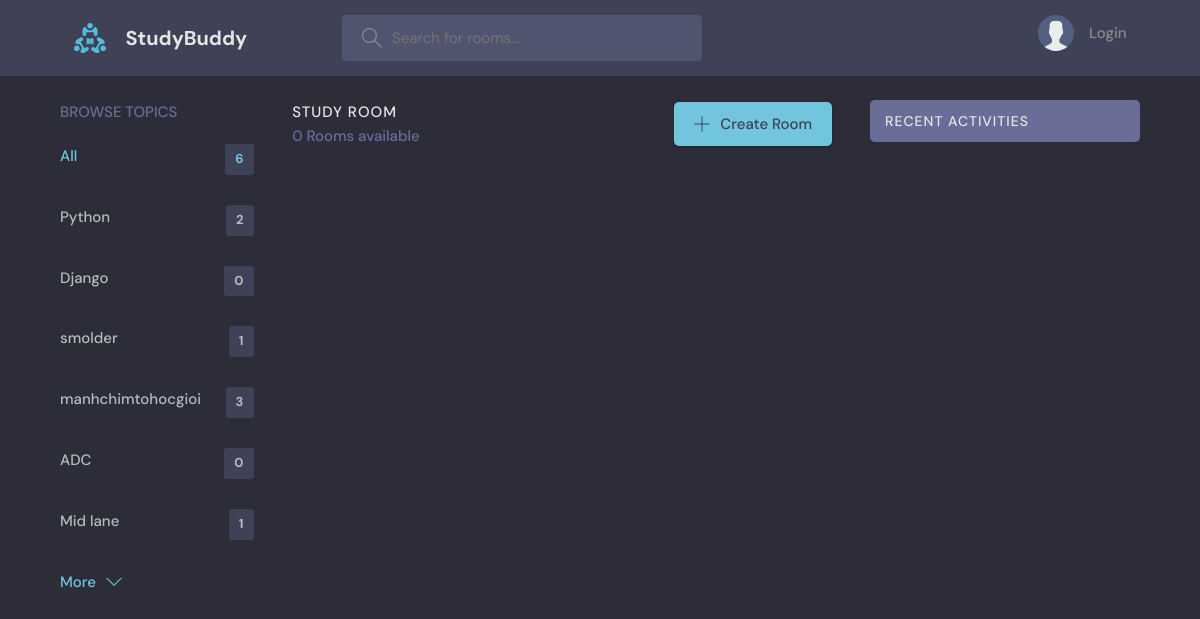
Screenshot of /?q=Django with the database file from the repository.
### base/models.py (models this page shows, shortened)
class Topic(models.Model):
    name =models.CharField(max_length=200)

### base/views.py (the view)
# urls.py: path('',views.home,name="home"),
def home(request):
    q = request.GET.get('q') if request.GET.get('q') != None else ''
    rooms = Room.objects.filter(Q(topic__name__icontains=q) |
                                Q(name__icontains=q) |
                                Q(description__icontains=q))
    topics = Topic.objects.all()
    room_count = rooms.count()
    room_messages = Message.objects.filter(Q(room__topic__name__icontains=q))
    context ={'rooms':rooms, 'room_count':room_count, 'room_messages' :  room_messages, 'topics': topics }
    return render(request,'base/Home.html',context)

### base/templates/base/home.html (shortened to what this page needs)
{% extends 'main.html' %}
{% block content %}
    <main class="layout layout--3">
      <div class="container">
         {% include 'base/topics_component.html' %}
        <div class="roomList">
          <div class="roomList__header">
            <div>
              <h2>Study Room</h2>
              <p>{{room_count}} Rooms available</p>
            </div>
            <a class="btn btn--main" href="{% url 'create-room' %}">
              <svg version="1.1" xmlns="http://www.w3.org/2000/svg" width="32" height="32" viewBox="0 0 32 32">
                <title>add</title>
                <path
                  d="M16.943 0.943h-1.885v14.115h-14.115v1.885h14.115v14.115h1.885v-14.115h14.115v-1.885h-14.115v-14.115z"
                ></path>
              </svg>
              Create Room
            </a>
          </div>
        </div>
        {% include 'base/activity_component.html' %}
      </div>
    </main>
{% endblock %}

### base/templates/base/topics_component.html
<div class="topics">
          <div class="topics__header">
            <h2>Browse Topics</h2>
          </div>
          <ul class="topics__list">
            <li>
              <a href="{% url 'home' %}" class="active">All <span>{{topics.count}}</span></a>
            </li>
              {%for topic in topics %}
            <li>
              <a href="{% url 'home' %}?q={{topic.name}}">{{topic.name}}<span>{{topic.room_set.all.count}}</span></a>
            </li>
              {% endfor %}
          </ul>
          <a class="btn btn--link" href="topics.html">
            More
            <svg version="1.1" xmlns="http://www.w3.org/2000/svg" width="32" height="32" viewBox="0 0 32 32">
              <title>chevron-down</title>
              <path d="M16 21l-13-13h-3l16 16 16-16h-3l-13 13z"></path>
            </svg>
          </a>
        </div>

### static/styles/style.css (style rules this page uses)
:root { --color-main: #71c6dd; --color-main-light: #e1f6fb; --color-dark: #3f4156; --color-dark-medium: #51546e; --color-dark-light: #696d97; --color-light: #e5e5e5; --color-gray: #8b8b8b; --color-light-gray: #b2bdbd; --color-bg: #2d2d39; --color-success: #5dd693; --color-error: #fc4b0b; }
* { font-family: "DM Sans", -apple-system, BlinkMacSystemFont, "Segoe UI", Roboto, Oxygen, Ubuntu, Cantarell, "Open Sans", "Helvetica Neue", sans-serif; margin: 0; padding: 0; box-sizing: border-box; text-rendering: optimizeLegibility; font-size: inherit; }
html { font-size: 56.25%; }
@media only screen and (min-width: 1200px) { html { font-size: 62.5%; } }
body { line-height: 1.6; font-weight: 400; font-size: 1.5rem; color: var(--color-light-gray); background-color: var(--color-bg); min-height: 100vh; }
a { display: inline-block; color: var(--color-main); text-decoration: none; }
.container { max-width: 120rem; width: 90%; margin: auto; }
.btn { background-color: transparent; border: none; display: inline-flex; align-items: center; gap: 1rem; cursor: pointer; transition: all ease-in-out 0.3s; padding: 1rem 2rem; border-radius: 5px; box-shadow: 1px 1px 3px 1px rgba(0, 0, 0, 0.15); font-weight: 500; }
.btn--link { border-radius: 0; padding: 0; color: var(--color-main); box-shadow: none; }
.btn--main { background-color: var(--color-main); color: var(--color-dark); }
.btn > svg { fill: currentColor; width: 1.6rem; height: 1.6rem; }
.layout { margin-top: 2.4rem; }
.layout > .container { display: flex; justify-content: space-between; align-items: flex-start; }
.layout--3 > .container > div:first-child { flex-basis: 18%; max-width: 22.5rem; }
.layout--3 > .container > div:nth-child(2) { flex-basis: 50%; }
.topics__header { margin-bottom: 2rem; }
.topics__header h2 { text-transform: uppercase; font-weight: 500; color: var(--color-dark-light); }
.topics__list { list-style: none; }
.topics__list li a { display: flex; justify-content: space-between; margin-bottom: 3rem; font-weight: 500; color: var(--color-light-gray); transition: all 0.3s ease-in-out; }
.topics__list li a.active, .topics__list li a:hover { color: var(--color-main); }
.topics__list li a span { padding: 0.5rem 1rem; background-color: var(--color-dark); border-radius: 3px; font-size: 1.3rem; font-weight: 700; letter-spacing: 1px; }
.roomList__header { display: flex; justify-content: space-between; align-items: center; margin-bottom: 2.4rem; }
.roomList__header h2 { text-transform: uppercase; font-weight: 500; color: var(--color-light); letter-spacing: 1px; }
.roomList__header p { font-weight: 500; color: var(--color-dark-light); }

### rows the page displays
Topic: name "Python", room_set.all.count "2"
Topic: name "Django", room_set.all.count "0"
Topic: name "smolder", room_set.all.count "1"
Topic: name "manhchimtohocgioi", room_set.all.count "3"
Topic: name "ADC", room_set.all.count "0"
Topic: name "Mid lane", room_set.all.count "1"

### other values shown
{{ topics.count }} "6"
{{ room_count }} "0"
